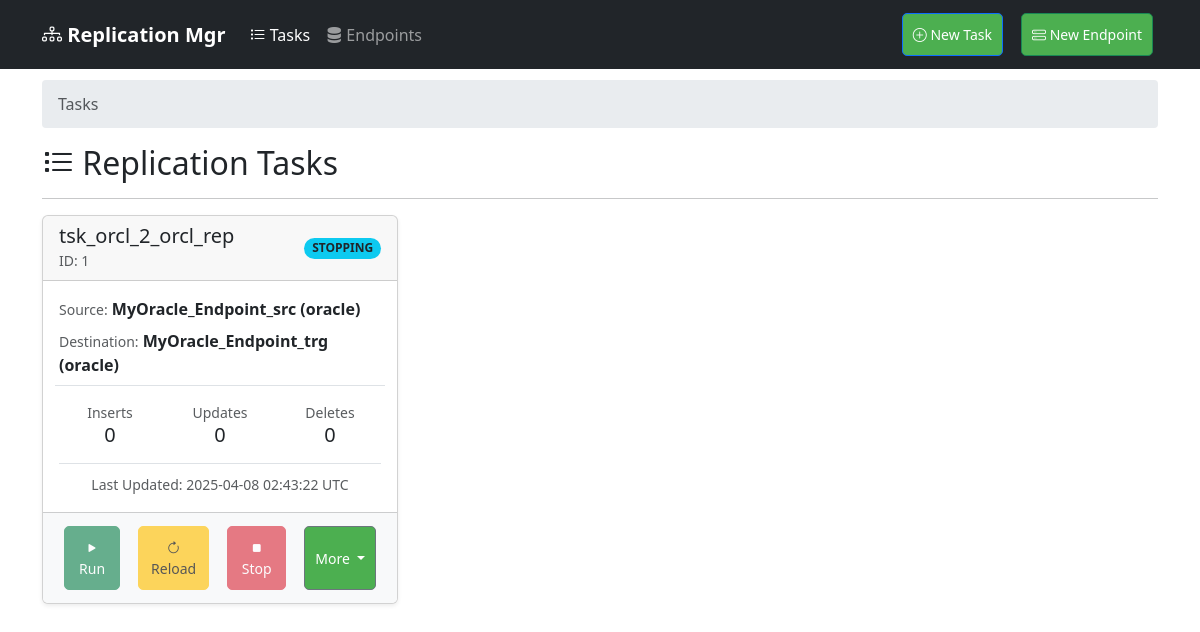
The page / on the database its author committed.
### app/models/task.py (models this page shows, shortened)
class ReplicationTask(db.Model):
    __tablename__ = 'replication_task'
    id = db.Column(db.Integer, primary_key=True)
    name = db.Column(db.String(120), unique=True, nullable=False)
    source_id = db.Column(db.Integer, db.ForeignKey('endpoint.id'), nullable=False)
    destination_id = db.Column(db.Integer, db.ForeignKey('endpoint.id'), nullable=False)
    cdc_type = db.Column(db.String(20))
    cdc_config = db.Column(db.JSON)
    status = db.Column(db.String(20), default='stopped')
    options = db.Column(db.JSON)
    last_position = db.Column(db.JSON)
    created_at = db.Column(db.DateTime, default=lambda: datetime.now(timezone.utc))
    last_updated = db.Column(db.DateTime,
                             default=lambda: datetime.now(timezone.utc),
                             onupdate=lambda: datetime.now(timezone.utc))
    tables = db.Column(db.JSON)  # Store selected tables
    initial_load = db.Column(db.Boolean, default=False)
    create_tables = db.Column(db.Boolean, default=True)
    replication_mode = db.Column(db.String(20), default='full')  # full/partial
    merge_enabled = db.Column(db.Boolean, default=True)
    metrics = db.Column(db.JSON, default={  # Initialize metrics with default values
        'inserts': 0,
        'updates': 0,
        'deletes': 0,
        'bytes_processed': 0,
        'latency': 0,
        'last_updated': datetime.utcnow().isoformat(),
        'last_position': 0
    })
    celery_task_id = db.Column(db.String(255), nullable=True, index=True)  # Example field
    source = db.relationship('Endpoint', foreign_keys=[source_id], backref='source_tasks')
    destination = db.relationship('Endpoint', foreign_keys=[destination_id], backref='destination_tasks')

### app/models/endpoint.py (models this page shows, shortened)
class Endpoint(db.Model):
    id = db.Column(db.Integer, primary_key=True)
    name = db.Column(db.String(100), nullable=False)
    type = db.Column(db.String(20), nullable=False)  # oracle, mysql, bigquery
    username = db.Column(db.String(100), nullable=False)
    password = db.Column(db.String(100), nullable=False)
    host = db.Column(db.String(100))  # For oracle/mysql
    port = db.Column(db.Integer)  # For oracle/mysql
    service_name = db.Column(db.String(100))  # For oracle
    dataset = db.Column(db.String(100))  # For bigquery
    credentials_json = db.Column(db.Text)  # For bigquery
    database = db.Column(db.String(100))  # For mysql
    created_at = db.Column(db.DateTime, default=db.func.now())
    target_schema = db.Column(db.String(100))  # New field for target schema
    endpoint_type = db.Column(db.String(20), nullable=False, default='source')  # source or target

### app/web/routes.py (the view)
@bp.route('/')
def dashboard():
    tasks = ReplicationTask.query.order_by(ReplicationTask.created_at.desc()).all()
    breadcrumbs = [{'url': None, 'text': 'Tasks'}]
    return render_template('dashboard.html', tasks=tasks, breadcrumbs=breadcrumbs, current_page='tasks')

### app/web/templates/dashboard.html (shortened to what this page needs)
{% extends "base.html" %}
{% block content %}
    {% if breadcrumbs %}
    <nav aria-label="breadcrumb" class="mt-3">
      <ol class="breadcrumb">
        {% for crumb in breadcrumbs %}
          {% if crumb.url %}
            <li class="breadcrumb-item"><a href="{{ crumb.url }}">{{ crumb.text }}</a></li>
          {% else %}
            <li class="breadcrumb-item active" aria-current="page">{{ crumb.text }}</li>
          {% endif %}
        {% endfor %}
      </ol>
    </nav>
    {% endif %}
    <h2><i class="bi bi-list-task"></i> Replication Tasks</h2>
    <hr>
    <div class="row row-cols-1 row-cols-md-2 row-cols-lg-3 g-4 mb-4" id="task-monitor">
        {% for task in tasks %}
        <div class="col" data-task-id="{{ task.id }}">
            <div class="card h-100 shadow-sm">
              <div class="card-header d-flex justify-content-between align-items-center">
                 <div>
                    <h5 class="mb-0 card-title">{{ task.name }}</h5>
                    <small class="text-muted">ID: {{ task.id }}</small>
                 </div>
                 <span class="task-status-badge badge rounded-pill
                       {% if task.status == 'running' %} bg-success
                       {% elif task.status == 'stopped' %} bg-secondary
                       {% elif task.status == 'failed' %} bg-danger
                       {% elif task.status == 'pending' %} bg-warning text-dark
                       {% elif task.status == 'stopping' %} bg-info text-dark
                       {% elif task.status == 'completed' %} bg-primary
                       {% else %} bg-light text-dark {% endif %}">
                       {{ task.status | upper if task.status else 'UNKNOWN' }}
                 </span>
              </div>
              <div class="card-body">
                    <div class="mb-2">
                        <small class="text-muted">Source:</small>
                        <span class="fw-bold">{{ task.source.name if task.source else 'N/A' }} ({{ task.source.type if task.source else 'N/A' }})</span>
                    </div>
                     <div class="mb-3">
                        <small class="text-muted">Destination:</small>
                        <span class="fw-bold">{{ task.destination.name if task.destination else 'N/A' }} ({{ task.destination.type if task.destination else 'N/A' }})</span>
                    </div>
                    <div class="row g-2 mb-3 text-center border-top pt-2">
                        <div class="col">
                            <small class="text-muted d-block">Inserts</small>
                            <div class="h5 mb-0" data-metric="inserts">{{ task.metrics.inserts | default('--') if task.metrics else '--' }}</div>
                        </div>
                         <div class="col">
                            <small class="text-muted d-block">Updates</small>
                            <div class="h5 mb-0" data-metric="updates">{{ task.metrics.updates | default('--') if task.metrics else '--' }}</div>
                        </div>
                        <div class="col">
                            <small class="text-muted d-block">Deletes</small>
                            <div class="h5 mb-0" data-metric="deletes">{{ task.metrics.deletes | default('--') if task.metrics else '--' }}</div>
                        </div>
                    </div>
                    <div class="text-muted text-center border-top pt-2">
                        <small data-metric="last_updated">
                            Last Updated: {{ task.last_updated.strftime('%Y-%m-%d %H:%M:%S') if task.last_updated else 'Never' }} UTC
                        </small>
                    </div>
              </div>
              <div class="card-footer bg-light">
                 <div class="d-flex justify-content-end gap-2">
                     <button class="btn btn-success btn-sm run-btn" data-task-id="{{ task.id }}" {% if task.status=='running' or task.status =='pending' or task.status =='stopping' %}disabled{% endif %}>
                         <i class="bi bi-play-fill"></i> Run
                     </button>
                     <button class="btn btn-warning btn-sm reload-btn" data-task-id="{{ task.id }}" {% if task.status =='running' or task.status =='pending' or task.status =='stopping' %}disabled{% endif %}>
                         <i class="bi bi-arrow-clockwise"></i> Reload
                     </button>
                     <button class="btn btn-danger btn-sm stop-btn" data-task-id="{{ task.id }}" {% if task.status !='running' and task.status != 'pending' %}disabled{% endif %}>
                         <i class="bi bi-stop-fill"></i> Stop
                     </button>
                     <div class="btn-group">
                       <button type="button" class="btn btn-secondary btn-sm dropdown-toggle" data-bs-toggle="dropdown" aria-expanded="false">
                         More
                       </button>
                     </div>
                 </div>
              </div>
            </div>
        </div>
        {% else %}
        <div class="col-12">
            <div class="alert alert-info" role="alert">
                No replication tasks found. Click "New Task" to create one.
            </div>
        </div>
        {% endfor %}
    </div>
{% endblock %}

### app/static/css/dashboard.css (style rules this page uses)
.btn { background: #4CAF50; color: white; padding: 10px; border-radius: 5px; text-decoration: none; margin: 5px; }

### app/web/templates/base.html (style rules this page uses)
body { padding-top: 56px; padding-bottom: 20px; }
.breadcrumb { background-color: #e9ecef; padding: 0.75rem 1rem; border-radius: 0.25rem; margin-bottom: 1rem; }

### rows shown on the page
ReplicationTask: name "tsk_orcl_2_orcl_rep", id "1", status "STOPPING", source "MyOracle_Endpoint_src", source "oracle", destination "MyOracle_Endpoint_trg", destination "oracle", metrics.inserts "0", metrics.updates "0", metrics.deletes "0", last_updated "2025-04-08 02:43:22"

### other values the page prints
{{ crumb.text }} "Tasks"
